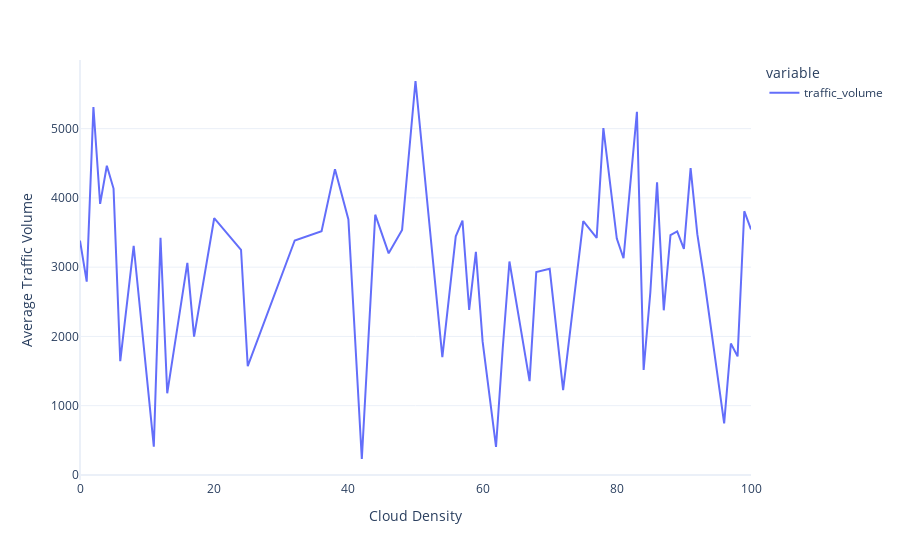

Notebook source saved alongside this figure:
### Code cell
fig = px.line(df.groupby('clouds_all').traffic_volume.mean())
fig.update_layout(yaxis_title='Average Traffic Volume', xaxis_title='Cloud Density')
fig.show()

### Figure 1 — Plotly figure (JSON) as saved in the notebook; plotly's stock layout.template omitted (floating-point values rounded to 4 significant figures)
{"data": [{"hovertemplate": "variable=traffic_volume<br>clouds_all=%{x}<br>value=%{y}<extra></extra>", "legendgroup": "traffic_volume", "line": {"color": "#636efa", "dash": "solid"}, "marker": {"symbol": "circle"}, "mode": "lines", "name": "traffic_volume", "orientation": "v", "showlegend": true, "x": [0, 1, 2, 3, 4, 5, 6, 8, 11, 12, 13, 16, 17, 20, 24, 25, 32, 36, 38, 40, 42, 44, 46, 48, 50, 54, 56, 57, 58, 59, 60, 62, 63, 64, 67, 68, 70, 72, 75, 76, 77, 78, 80, 81, 83, 84, 85, 86, 87, 88, 89, 90, 91, 92, 93, 96, 97, 98, 99, 100], "xaxis": "x", "y": [3383.0, 2791.0, 5312.0, 3914.0, 4464.0, 4134.0, 1643.0, 3309.0, 408.6, 3424.0, 1178.0, 3061.0, 1997.0, 3707.0, 3251.0, 1572.0, 3385.0, 3517.0, 4415.0, 3688.0, 230.0, 3757.0, 3200.0, 3537.0, 5688.0, 1700.0, 3445.0, 3672.0, 2382.0, 3220.0, 1928.0, 403.5, 1825.0, 3081.0, 1355.0, 2930.0, 2976.0, 1224.0, 3665.0, 3541.0, 3421.0, 5007.0, 3412.0, 3128.0, 5243.0, 1517.0, 2637.0, 4224.0, 2377.0, 3462.0, 3515.0, 3264.0, 4430.0, 3476.0, 2844.0, 744.1, 1898.0, 1711.0, 3808.0, 3544.0], "yaxis": "y", "type": "scatter"}], "layout": {"xaxis": {"anchor": "y", "domain": [0.0, 1.0], "title": {"text": "Cloud Density"}}, "yaxis": {"anchor": "x", "domain": [0.0, 1.0], "title": {"text": "Average Traffic Volume"}}, "legend": {"title": {"text": "variable"}, "tracegroupgap": 0}, "margin": {"t": 60}}}
